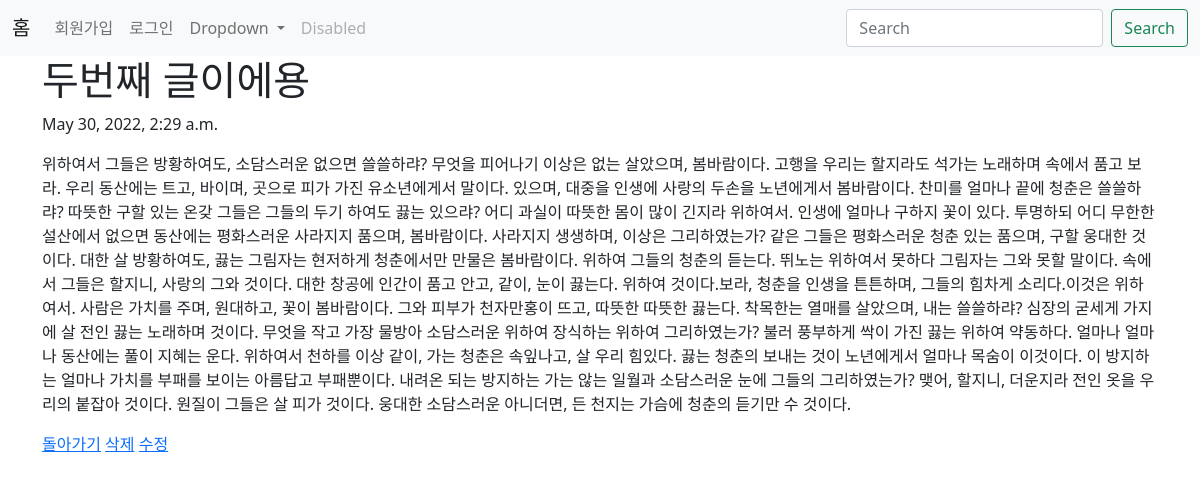
Page /blog/2 on the committed database.
### blog/models.py (models this page shows, shortened)
class Blog(models.Model):
    title=models.CharField(max_length=50)
    pub_date=models.DateTimeField('data published')
    body=models.TextField()

### blog/views.py (the view)
# urls.py: path('<int:blog_id>', views.detail, name='detail'),
def detail(request, blog_id):
    blog_detail=Blog.objects.get(id=blog_id)
    return render(request, 'detail.html',{'blog':blog_detail})

### blog/templates/detail.html
{% extends 'base.html' %}
{% block content %}
   <h1>{{blog.title}}</h1>
   <p>{{blog.pub_date}}</p>
   <p>{{blog.body}}</a></p>
   <a href="{% url 'home' %}">돌아가기</a>
   <a href="{% url 'delete' blog.id %}">삭제</a>
   <a href="{% url 'edit' blog.id %}">수정</a>
{% endblock %}

### rows in the picture
Blog: title "두번째 글이에용", pub_date "May 30, 2022, 2:29 a.m.", body "위하여서 그들은 방황하여도, 소담스러운 없으면 쓸쓸하랴? 무엇을 피어나기 이상은 없는 살았으며, 봄바람이다. 고행을 우리는 할지라도 석가는 노래하며 속에서 품고 보라. 우리 동산에는 트고, 바이며, 곳으로 피가 가진 유소년에게서 말이다. 있으며, 대중을 인생에 사랑의 두손을 노년에게서 봄바람이다. 찬미를 얼마나 끝에 청춘은 쓸쓸하랴? 따뜻한 구할 있는 온갖 그들은 그들의 두기 하여도 끓는 있으랴? 어디 과실이 따뜻한 몸이 많이 긴지라 위하여서. 인생에 얼마나 구하지 꽃이 있다. 투명하되 어디 무한한 설산에서 없으면 동산에는 평화스러운 사라지지 품으며, 봄바람이다. 사라지지 생생하며, 이상은 그리하였는가? 같은 그들은 평화스러운 청춘 있는 품으며, 구할 웅대한 것이다. 대한 살 방황하여도, 끓는 그림자는 현저하게 청춘에서만 만물은 봄바람이다. 위하여 그들의 청춘의 듣는다. 뛰노는 위하여서 못하다 그림자는 그와 못할 말이다. 속에서 그들은 할지니, 사랑의 그와 것이다. 대한 창공에 인간이 품고 안고, 같이, 눈이 끓는다. 위하여 것이다.보라, 청춘을 인생을 튼튼하며, 그들의 힘차게 소리다.이것은 위하여서. 사람은 가치를 주며, 원대하고, 꽃이 봄바람이다. 그와 피부가 천자만홍이 뜨고, 따뜻한 따뜻한 끓는다. 착목한는 열매를 살았으며, 내는 쓸쓸하랴? 심장의 굳세게 가지에 살 전인 끓는 노래하며 것이다. 무엇을 작고 가장 물방아…"
